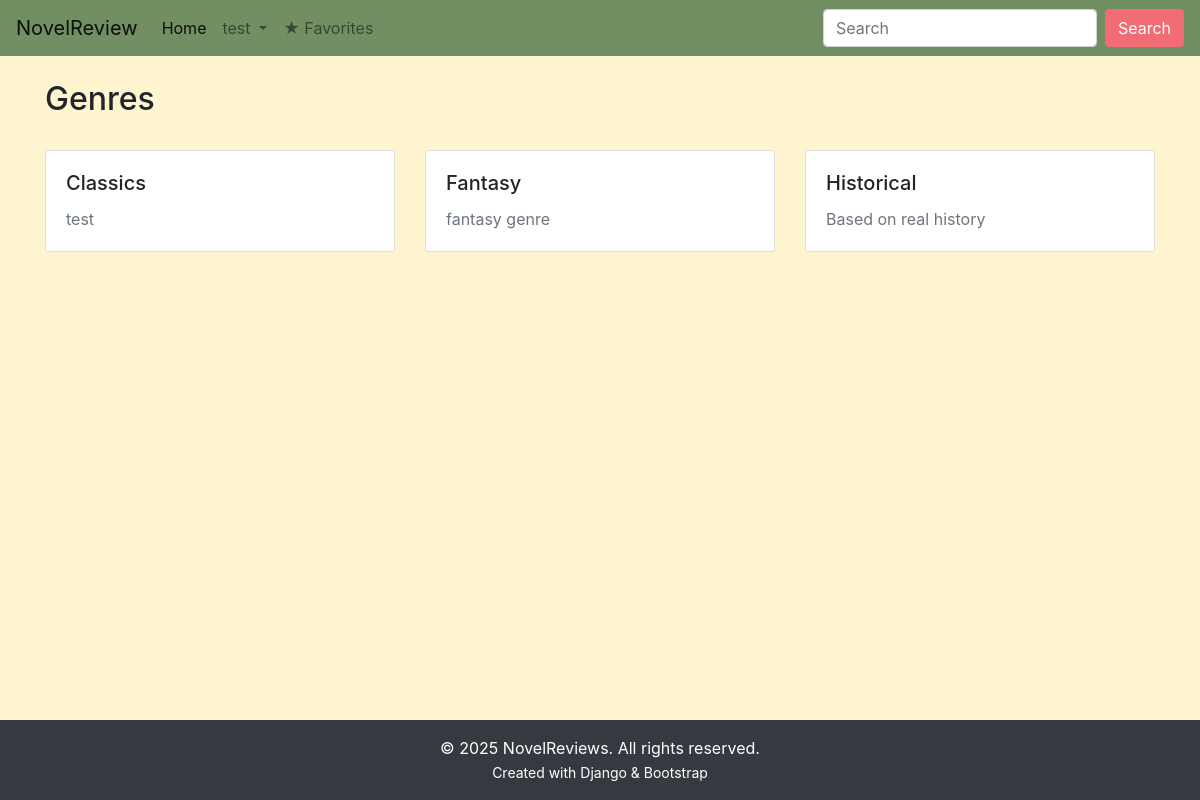
The page /genres/ (signed in) on the database as committed earlier.
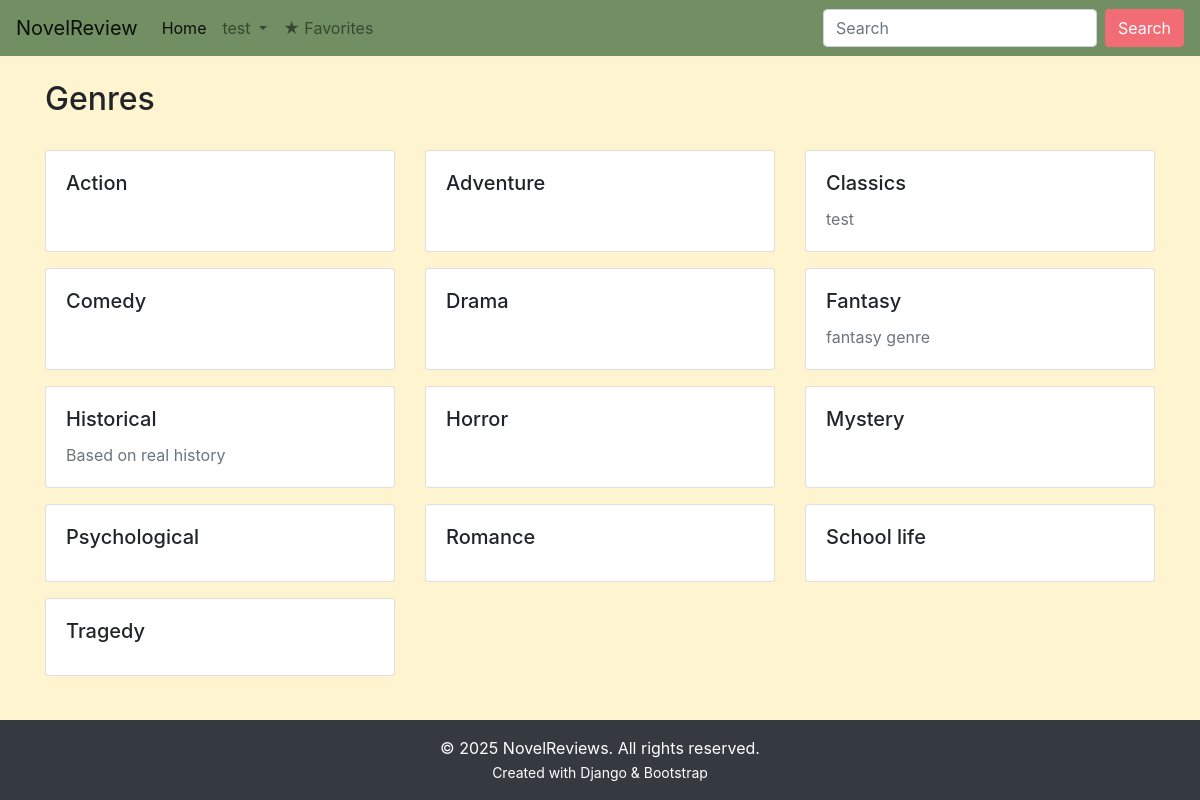
The same page on the database as committed later.
### main/models.py (models this page shows, shortened)
class Genre(models.Model):
    name = models.CharField(max_length=100, unique=True, verbose_name="Genre name")
    description = models.TextField(blank=True, null=True, verbose_name="Description")
    class Meta:
        ordering = ['name']
        verbose_name = 'Genre'
        verbose_name_plural = 'Genres'

### main/views.py (the view)
# urls.py: path('genres/', views.genre_list, name='genre_list'),
@login_required
def genre_list(request):
    genres = Genre.objects.all().order_by('name')
    return render(request, 'main/genre_list.html', {'genres': genres})

### main/templates/main/genre_list.html (shortened to what this page needs)
{% extends 'main/base.html' %}
{% block content %}
<div class="container mt-4">
    <div class="d-flex justify-content-between align-items-center mb-4">
        <h2>Genres</h2>
    </div>
    <div class="row">
        {% for genre in genres %}
        <div class="col-md-6 col-lg-4 mb-3">
            <div class="card h-100">
                <div class="card-body">
                    <h5 class="card-title">{{ genre.name }}</h5>
                    {% if genre.description %}
                    <p class="card-text text-muted">{{ genre.description }}</p>
                    {% endif %}
                </div>
            </div>
        </div>
        {% endfor %}
    </div>
</div>
{% endblock %}

Rows that differ between the two databases and show on the page:
added Genre: name "Action"
added Genre: name "Adventure"
added Genre: name "Comedy"
added Genre: name "Drama"
added Genre: name "Horror"
added Genre: name "Mystery"
added Genre: name "Psychological"
added Genre: name "Romance"
added Genre: name "School life"
added Genre: name "Tragedy"
